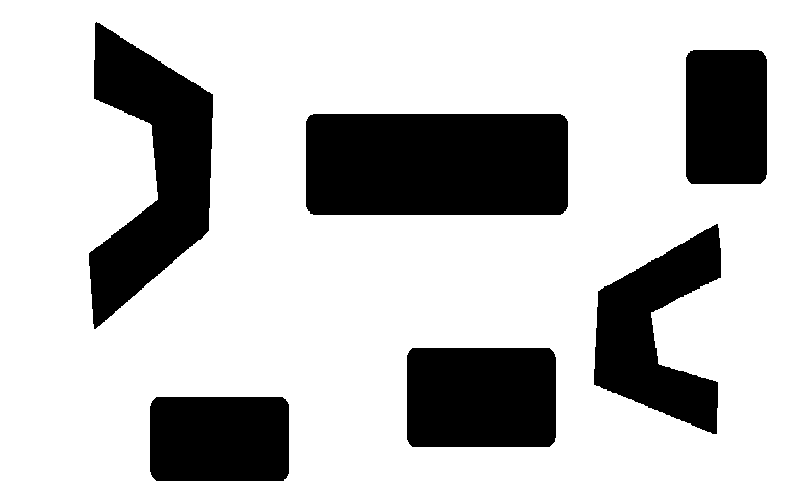
%> input picture track2.png, 800 x 500 px
$ octave A_star.m   (GNU Octave 9; MATLAB toolbox functions it lacks are replaced by stand-ins)
%> lines starting %> are read from the running program, lines starting %| are printed output that depends on the picture; in (x1, y1, x2, y2) boxes, pixels count from 0 and x2, y2 are one past the last pixel; in counts of white or black regions, pixels touching at a corner belong together; the program's own positions count from 1
%% GENERAL IMAGE READ AND SIZE FUNCTION
clc;
close all;
clear all;
im = imread('track2.png');
%> im is the input picture: size 500x800x3 uint8; 75.9% white; 6 black regions, box (x1, y1, x2, y2) and area: (306, 114, 568, 215) 26369, (89, 22, 213, 329) 19317, (407, 348, 556, 447) 14666, (594, 224, 721, 434) 13763, (150, 397, 289, 481) 11586, (686, 50, 767, 184) 10763
im = im2bw(im);
[m n]= size(im);
%> m = 500; n = 800

%% GENERATION OF SAMPLES AND STATE WITH INTIAL STATE SPACE AND GOAL STATE SPACE
figure, imshow(im);
hold on;
[m n z] = size(im);
%> z = 1
start_pos = [31 101];
stop_pos = [721 361];

plot(start_pos(1),start_pos(2),'r.','MarkerSize',20)
text(start_pos(1)+2,start_pos(2)+2,'\leftarrow start')

plot(stop_pos(1),stop_pos(2),'g.','MarkerSize',20)
text(stop_pos(1)+2,stop_pos(2)+2,'\leftarrow stop')

plot([start_pos(1) stop_pos(1)],[start_pos(2) stop_pos(2),],'--r');
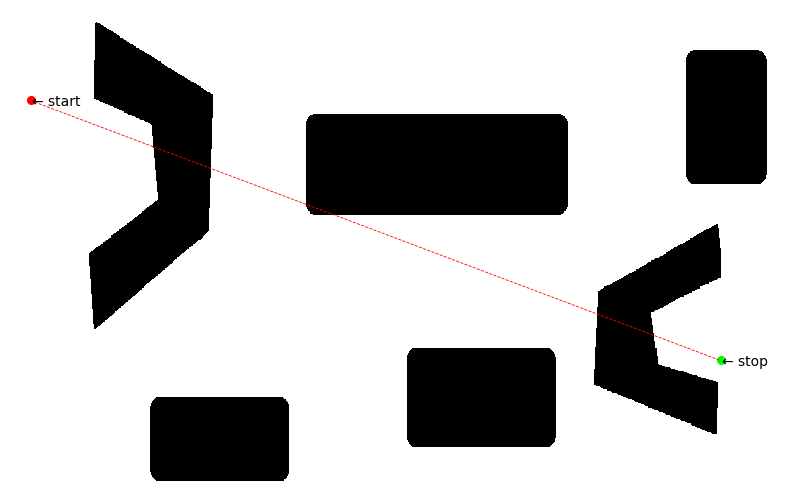
%> figure redrawn from the program's plot data

%%1=x_co-ord; 2=y_co-ord; 3=distance to nearest node; 4=distance to goal;
%%5=node connected to; 6=weight at that node;

unexp_count=1;
node_div = 10;
for i=1:node_div:n
    for j=1:node_div:m
%             plot(i,j,'x', 'MarkerSize', 10);
            nodes(unexp_count,1:2) = [i,j];
            if(im(j,i)==0)
                nodes(unexp_count,6)=10000;
            else
                nodes(unexp_count,6)=1;
            end
%             unexplored(unexp_count,1)=unexp_count;
            unexp_count=unexp_count+1;
    end
end
%> after the loop, unexp_count = 4001

final_node = find(nodes(:,1)==stop_pos(1) & nodes(:,2)==stop_pos(2));
%> final_node = 3637

a = knnsearch(nodes(:,1:2),start_pos);
%> a = 161
points = [start_pos(1) start_pos(2); stop_pos(1) stop_pos(2)];
dist = pdist(points,'euclidean');
nodes(a,3) = -1;   %% distance to itself
nodes(a,4) = dist; %% distance to goal
nodes(a,5) = -1;   %% node connected to
% unexplored(a)=[];
exp_count=1;
explored(exp_count,1)  = a;
exp_count=exp_count+1;

goal_flag = 1;
frontier_astar = [];
figure,imshow(im)
hold on;
while(goal_flag)
    x_loc = nodes(explored(exp_count-1),1); y_loc = nodes(explored(exp_count-1),2);
    pos = find( (nodes(:,1)<= x_loc+node_div & nodes(:,1)>=x_loc-node_div) & ...
            (nodes(:,2)<=y_loc+node_div & nodes(:,2)>=y_loc-node_div) & ...
            ~(nodes(:,1)==x_loc  & nodes(:,2)==y_loc)  );       %%look for 8 neighbours


    explored_pos = find(ismember(pos,explored)==1);      %% Removes nodes already explored
    if(~isempty(explored_pos))
        for remove_pos=size(explored_pos,1):-1:1
            pos(explored_pos(remove_pos))=[];
        end
    end

    dupli_pos = find(ismember(pos,frontier_astar)==1);  %% removes duplicate nodes from frontier
    if(~isempty(dupli_pos))
        for rem_dup=size(dupli_pos,1):-1:1
            pos(dupli_pos(rem_dup))=[];
        end
    end

    if(~isempty(pos))
        nodes(pos(:,1),5)=explored(exp_count-1);
    end

    frontier_astar = [frontier_astar;  pos];

    if(~isempty(pos))
        for i=1:1:size(pos,1)
            if(nodes(pos(i),3)==0)
                points = [nodes(pos(i),1) nodes(pos(i),2); x_loc y_loc];
                trav_dist = pdist(points,'euclidean');
                nodes(pos(i),3)=trav_dist + nodes(explored(exp_count-1),3);

                points = [nodes(pos(i),1) nodes(pos(i),2); stop_pos(1) stop_pos(2)];
                goal_dist = pdist(points,'euclidean');
                nodes(pos(i),4)=goal_dist*nodes(pos(i),6);
            end
        end
    end
    if(~isempty(frontier_astar))
        for i=1:1:size(frontier_astar,1)
            dist = nodes(frontier_astar(i),3) + nodes(frontier_astar(i),4);
            if(i==1)
                min_dist  = dist;
                min_pos=i;
            elseif(dist<min_dist)
                min_dist = dist;
                min_pos = i;
            end
        end

        explored(exp_count,1)=frontier_astar(min_pos);
        exp_count=exp_count+1;
        plot(nodes(frontier_astar(min_pos),1), nodes(frontier_astar(min_pos),2) ,'x', 'MarkerSize', 10);
        pause(0.01)

        frontier_astar(min_pos)=[];
         if(ismember(final_node,explored))
                goal_flag=0;
         end
    end
end
%> this loop made 2041 passes
%> (x_loc, y_loc, explored_pos, dupli_pos) on passes 5, 7, 10: (51, 111, [1; 2; 4], [1; 2; 3; 4]), (61, 111, [1; 2; 4], [1; 2; 3; 4]), (71, 111, [1; 2; 4], [1; 2; 3; 4])
%> after the loop, dist = 1007.8; exp_count = 2043; explored = 2042 values, max 3685 at index 2031, min 1 at index 1492, mean 1635.9; frontier_astar = 451 values, max 3736 at index 433, min 31 at index 278, mean 2159.4; goal_dist = 10; goal_flag = 0; min_dist = 993.7; min_pos = 451; points = [731 361; 721 361]; pos = [3587; 3637; 3687]; trav_dist = 14.14
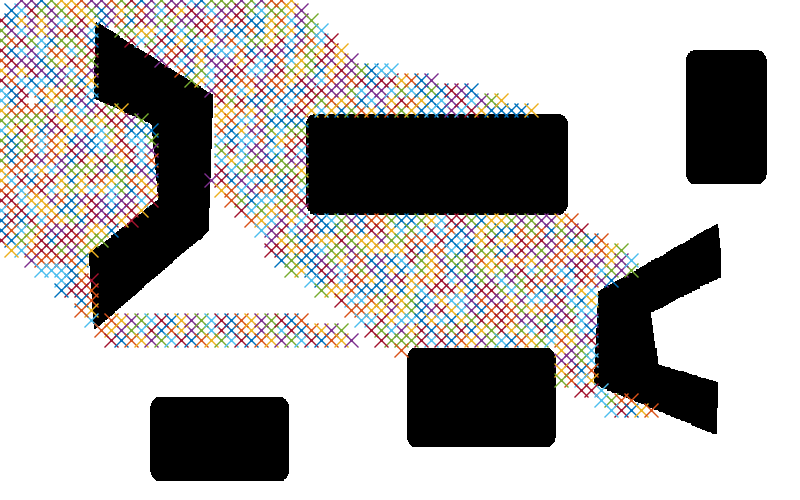
%> figure redrawn from the program's plot data
%
j=1;
current_node = explored(size(explored,1));
%> current_node = 3637

figure(3),imshow(im)
hold on;
while(1)
    current_loc = [nodes(current_node,1) nodes(current_node,2)];
    connected_node = nodes(current_node,5);
    if(connected_node == -1)
        break;
    end

    connected_loc = [nodes(connected_node,1) nodes(connected_node,2)];

    plot([current_loc(1) connected_loc(1)],[current_loc(2) connected_loc(2)],'g');
%     pause(0.5);
    current_node = connected_node;
end
%> this loop made 81 passes
%> (current_loc, connected_node, connected_loc, current_node) on passes 1 to 12: ([721 361], 3638, [721 371], 3638), ([721 371], 3639, [721 381], 3639), ([721 381], 3640, [721 391], 3640), ([721 391], 3641, [721 401], 3641), ([721 401], 3642, [721 411], 3642), ([721 411], 3643, [721 421], 3643), ([721 421], 3644, [721 431], 3644), ([721 431], 3595, [711 441], 3595), ([711 441], 3544, [701 431], 3544), ([701 431], 3494, [691 431], 3494), ([691 431], 3443, [681 421], 3443), ([681 421], 3393, [671 421], 3393)

plot(start_pos(1),start_pos(2),'r.','MarkerSize',20)
text(start_pos(1)+2,start_pos(2)+2,'\leftarrow start')

plot(stop_pos(1),stop_pos(2),'g.','MarkerSize',20)
text(stop_pos(1)+2,stop_pos(2)+2,'\leftarrow stop')
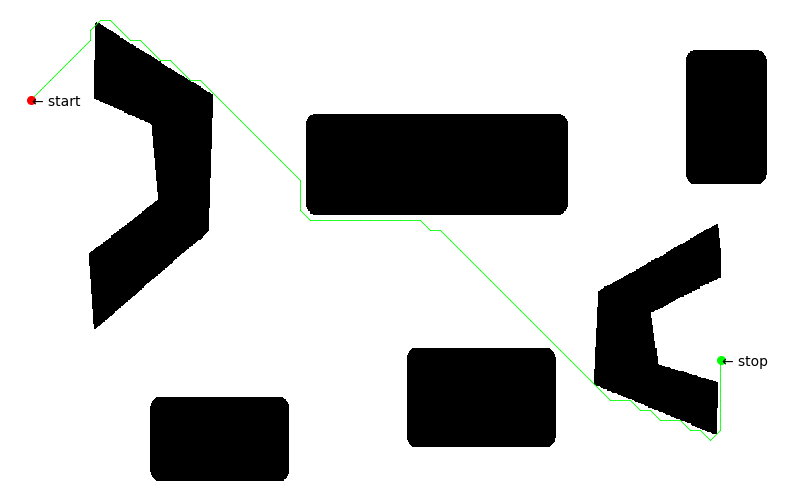
%> figure redrawn from the program's plot data
